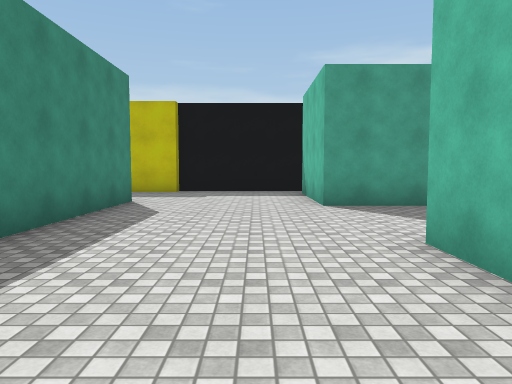
[1] (above)

24 first-person views from a walk through a scene from a Unity 3-D project. The camera is 1.4 m above the floor, tilts 4° down and sees 70° across. The floor is counted in squares, 2 m on a side. Each view is taken from the middle of a square. On the plan, view 1 faces up. The plan holds only what a view shows up to about 11 squares ahead; the rest is blank. The player character is not drawn. Some surface patterns are stand-ins.

[2]
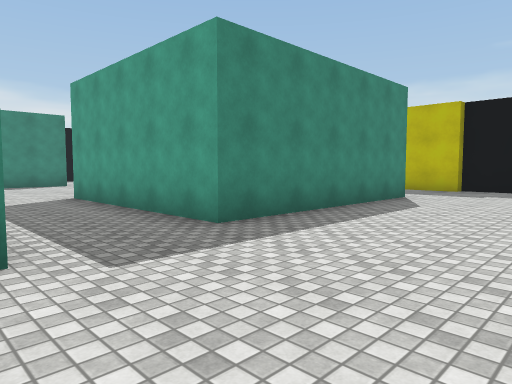

[3]
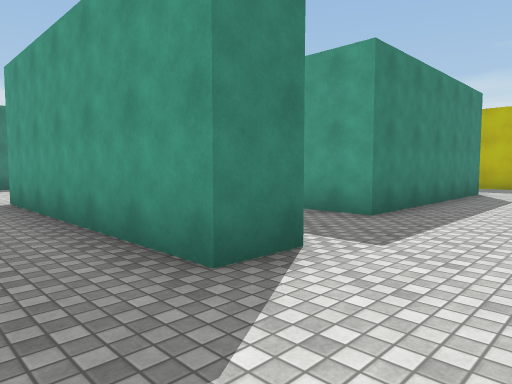

[4]
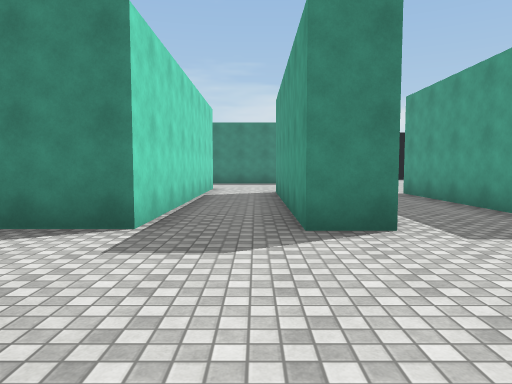

[5]
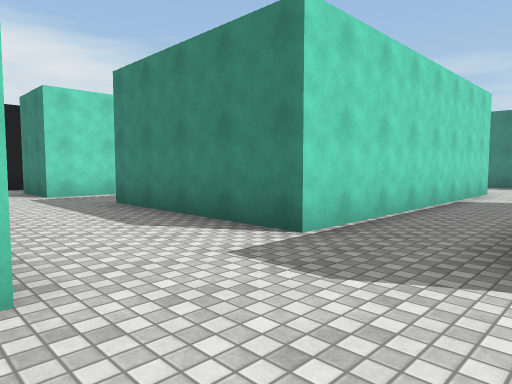

[6]
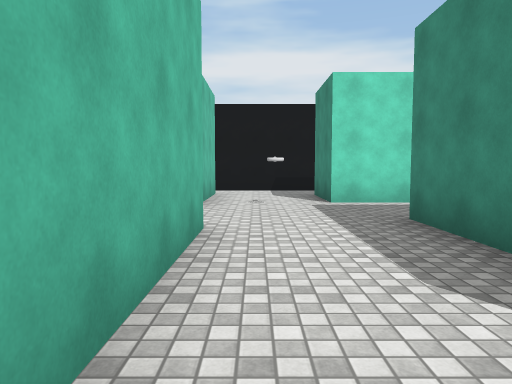

[7]
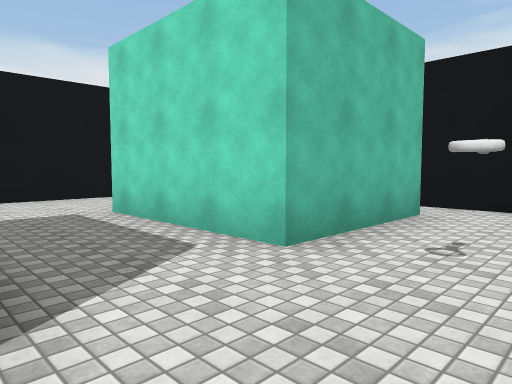

[8]
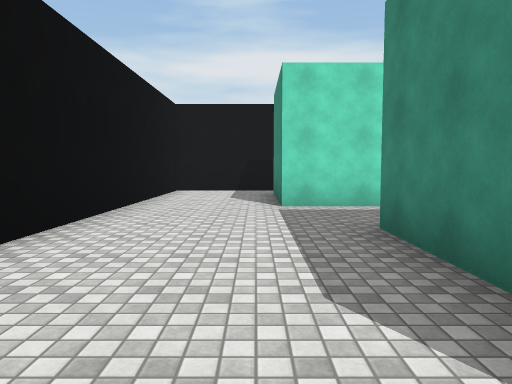

[9]
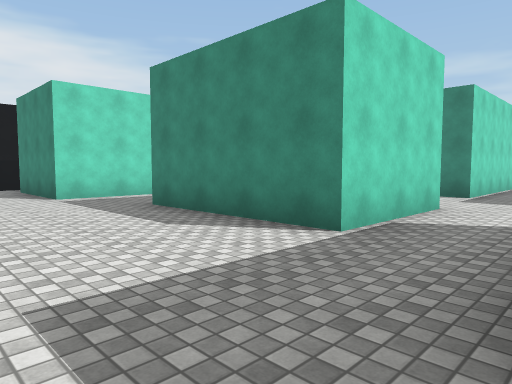

[10]
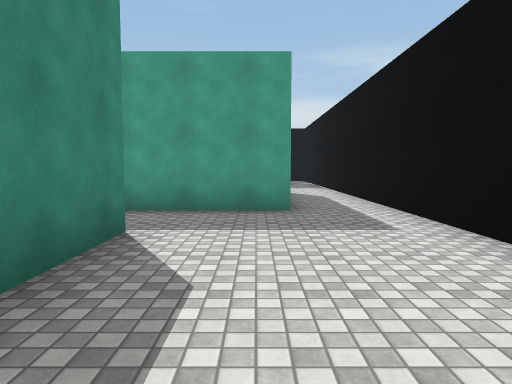

[11]
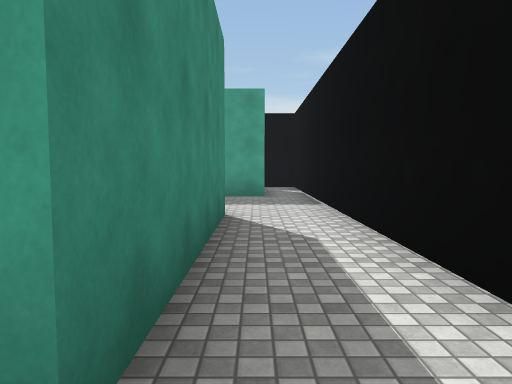

[12]
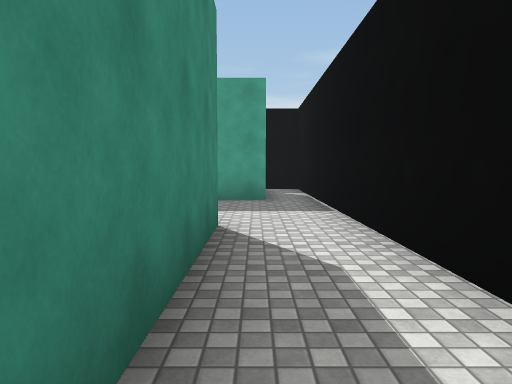

[13]
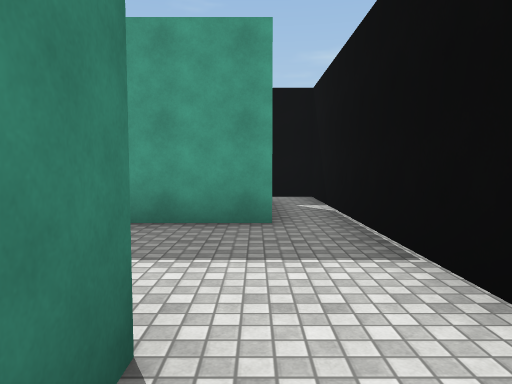

[14]
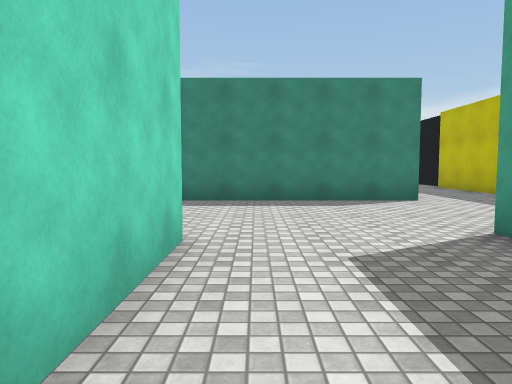

[15]
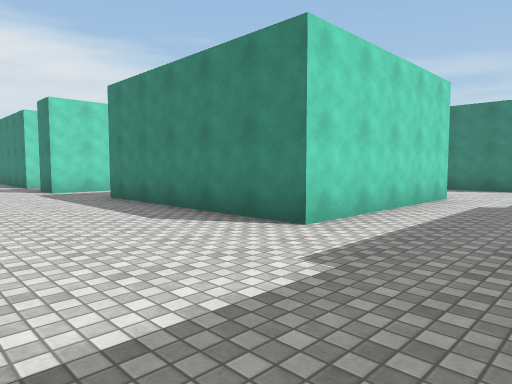

[16]
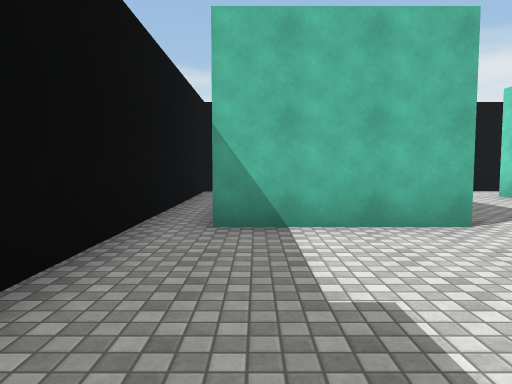

[17]
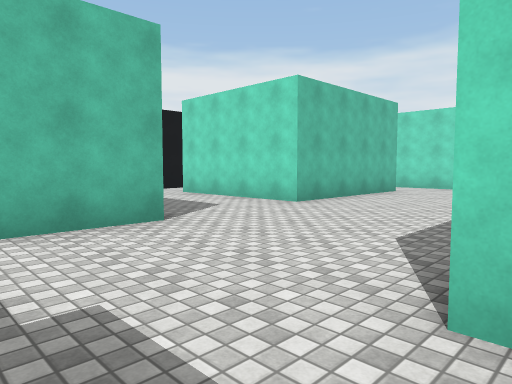

[18]
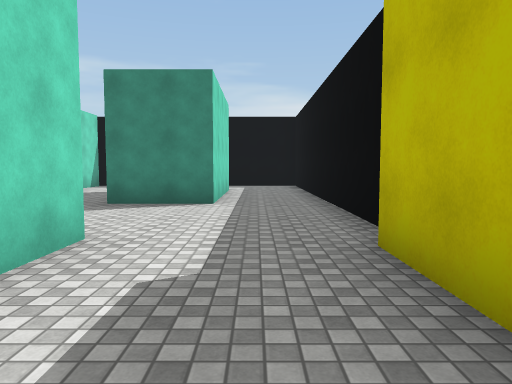

[19]
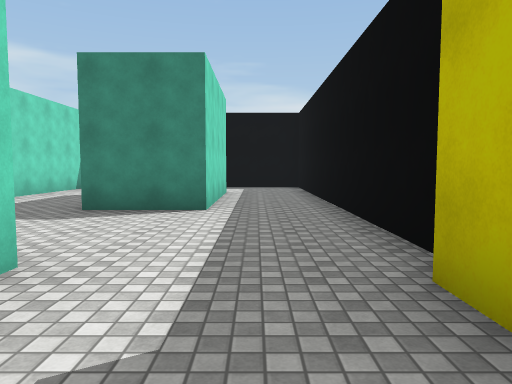

[20]
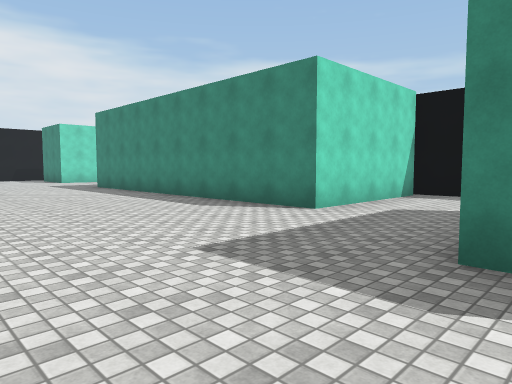

[21]
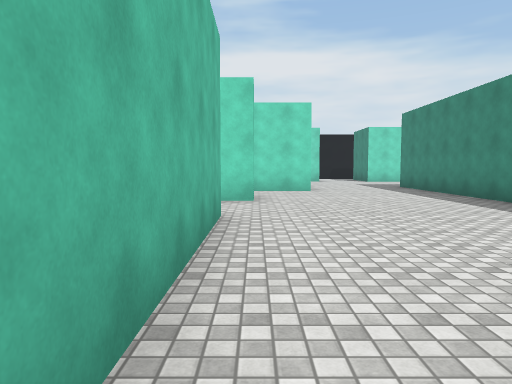

[22]
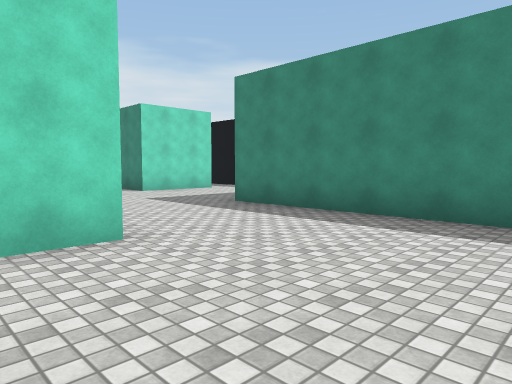

[23]
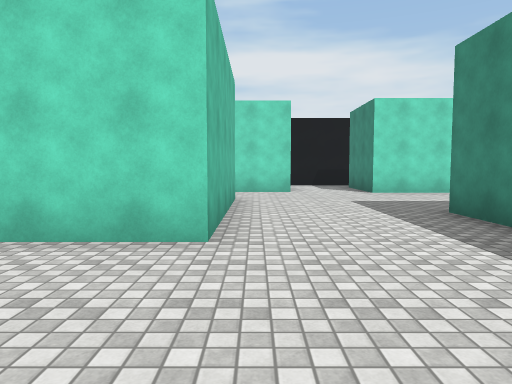

[24]
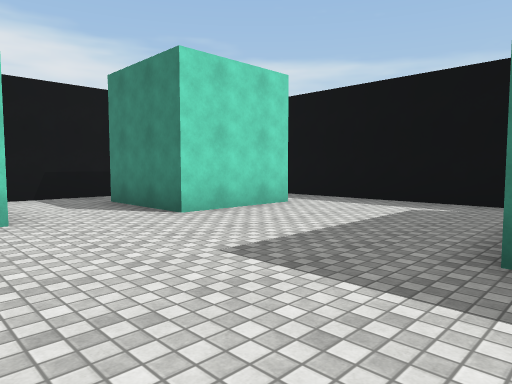

### Floor plan
Points are (right, up) in squares from view 1. A wall is a line through its corners. A room is listed if a view was taken in it or the views show most of it. See-through windows are left out.
Room 1 (views 1, 2, 5, 14, 15, 16, 17, 18, 19)
walls: (1.6, 10.4) (-2.1, 10.4) (-2.1, 10.1) (-7.2, 10.1); (6.2, 6.5) (1.2, 6.5) (1.2, 9.5); (1.6, -1.2) (1.6, 3.3) (5.6, 3.3); (-3.5, -0.5) (-2.1, -0.5) (-2.1, -1.5); (7.3, 4.4) (7.3, 9.4); (-7.6, 7.3) (-2.5, 7.3) (-2.5, 1.8) (-7.5, 1.8); (0.5, -3.1) (1.5, -3.1)
ways out: opening at (-0.5, -2.5) to room 2; opening at (2.5, -2) to room 2; opening at (6.5, 3.5) to room 2; opening at (-8, 0.5) to room 3; opening at (-8, 8.5) to room 3; opening at (1, 10); opening at (7, 9)
Room 2 (views 3, 4, 6, 7, 8, 9, 10, 11, 12, 13)
walls: (0.6, -7.1) (0.6, -3.8); (1.5, -3.1) (3.6, -3.1) (3.6, -7.1); (-3.1, -10.1) (-1.5, -10.1) (-1.5, -12.1); (1.2, -12.5) (1.2, -9.4) (4.5, -9.4) (4.5, -12.5); (-2.1, -1.5) (-8, -1.5); (-1.9, -13.6) (1.5, -13.6); (4.2, -13.6) (7.3, -13.6) (7.3, -6.2); (7.3, -3.8) (7.3, 4.4); (-8.6, -3.4) (-2.1, -3.4) (-2.1, -7.9); (-11, -10.1) (-9.4, -10.1); (5.6, 3.3) (5.6, -1.2) (2.9, -1.2)
ways out: opening at (-0.5, -2.5) to room 1; opening at (2.5, -2) to room 1; opening at (6.5, 3.5) to room 1; opening at (-9.5, -8.5) to room 3; opening at (-7.5, -2.5) to room 3; opening at (-12, -13)
Room 3 (views 20, 21, 22, 23, 24)
walls: (-8, -0.5) (-7.2, -0.5); (-7.5, 1.8) (-7.5, 6.4); (-17, 3.3) (-13, 3.3) (-13, -5.6); (-17.3, 4.5) (-17.3, 3.2); (-9.6, -7.9) (-9.6, -3.4) (-8.6, -3.4); (-17.3, -6.4) (-17.3, -11.1); (-14.9, 8.2) (-10.9, 8.2) (-10.9, 6.1); (-15.6, -9.7) (-13, -9.7); (-7.9, 10.4) (-16, 10.4)
ways out: opening at (-8, 0.5) to room 1; opening at (-8, 8.5) to room 1; opening at (-9.5, -8.5) to room 2; opening at (-7.5, -2.5) to room 2; opening at (-13.5, -12)

Positions as (right, up) in squares from view 1, and headings:
1: (0, 0), facing up
2: (1, -1), facing up-left
3: (0, -3), facing up-left
4: (2, -2), facing left
5: (1, -1), facing down-left
6: (0, -3), facing down
7: (-1, -7), facing down-right
8: (5, -3), facing down
9: (7, -1), facing down-left
10: (5, -7), facing up
11: (6, -2), facing up
12: (6, -1), facing up
13: (6, 2), facing up
14: (5, 4), facing left
15: (1, 10), facing down-left
16: (-3, 9), facing right
17: (-3, 9), facing down-right
18: (-4, 9), facing left
19: (-5, 9), facing left
20: (-8, 7), facing down-left
21: (-8, 7), facing down
22: (-8, 0), facing down-left
23: (-10, 0), facing down
24: (-10, -5), facing down-left
